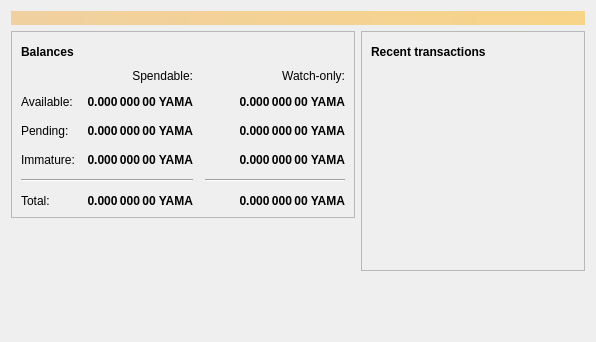
<?xml version="1.0" encoding="UTF-8"?>
<ui version="4.0">
 <class>OverviewPage</class>
 <widget class="QWidget" name="OverviewPage">
  <property name="geometry">
   <rect>
    <x>0</x>
    <y>0</y>
    <width>596</width>
    <height>342</height>
   </rect>
  </property>
  <property name="windowTitle">
   <string>Form</string>
  </property>
  <layout class="QVBoxLayout" name="topLayout">
   <item>
    <widget class="QLabel" name="labelAlerts">
     <property name="visible">
      <bool>false</bool>
     </property>
     <property name="styleSheet">
      <string notr="true">QLabel { background-color: qlineargradient(x1: 0, y1: 0, x2: 1, y2: 0, stop:0 #F0D0A0, stop:1 #F8D488); color:#000000; }</string>
     </property>
     <property name="wordWrap">
      <bool>true</bool>
     </property>
     <property name="margin">
      <number>3</number>
     </property>
     <property name="textInteractionFlags">
      <set>Qt::TextSelectableByMouse</set>
     </property>
    </widget>
   </item>
   <item>
    <layout class="QHBoxLayout" name="horizontalLayout" stretch="1,1">
     <item>
      <layout class="QVBoxLayout" name="verticalLayout_2">
       <item>
        <widget class="QFrame" name="frame">
         <property name="frameShape">
          <enum>QFrame::StyledPanel</enum>
         </property>
         <property name="frameShadow">
          <enum>QFrame::Raised</enum>
         </property>
         <layout class="QVBoxLayout" name="verticalLayout_4">
          <item>
           <layout class="QHBoxLayout" name="horizontalLayout_4">
            <item>
             <widget class="QLabel" name="label_5">
              <property name="font">
               <font>
                <weight>75</weight>
                <bold>true</bold>
               </font>
              </property>
              <property name="text">
               <string>Balances</string>
              </property>
             </widget>
            </item>
            <item>
             <widget class="QPushButton" name="labelWalletStatus">
              <property name="enabled">
               <bool>true</bool>
              </property>
              <property name="maximumSize">
               <size>
                <width>30</width>
                <height>16777215</height>
               </size>
              </property>
              <property name="toolTip">
               <string>The displayed information may be out of date. Your wallet automatically synchronizes with the YAMAcoin network after a connection is established, but this process has not completed yet.</string>
              </property>
              <property name="text">
               <string/>
              </property>
              <property name="icon">
               <iconset resource="../bitcoin.qrc">
                <normaloff>:/icons/warning</normaloff>
                <disabledoff>:/icons/warning</disabledoff>:/icons/warning</iconset>
              </property>
              <property name="iconSize">
               <size>
                <width>24</width>
                <height>24</height>
               </size>
              </property>
              <property name="flat">
               <bool>true</bool>
              </property>
             </widget>
            </item>
            <item>
             <spacer name="horizontalSpacer_3">
              <property name="orientation">
               <enum>Qt::Horizontal</enum>
              </property>
              <property name="sizeHint" stdset="0">
               <size>
                <width>40</width>
                <height>20</height>
               </size>
              </property>
             </spacer>
            </item>
           </layout>
          </item>
          <item>
           <layout class="QGridLayout" name="gridLayout">
            <property name="spacing">
             <number>12</number>
            </property>
            <item row="2" column="2">
             <widget class="QLabel" name="labelWatchPending">
              <property name="font">
               <font>
                <weight>75</weight>
                <bold>true</bold>
               </font>
              </property>
              <property name="cursor">
               <cursorShape>IBeamCursor</cursorShape>
              </property>
              <property name="toolTip">
               <string>Unconfirmed transactions to watch-only addresses</string>
              </property>
              <property name="text">
               <string notr="true">0.000 000 00 YAMA</string>
              </property>
              <property name="alignment">
               <set>Qt::AlignRight|Qt::AlignTrailing|Qt::AlignVCenter</set>
              </property>
              <property name="textInteractionFlags">
               <set>Qt::LinksAccessibleByMouse|Qt::TextSelectableByKeyboard|Qt::TextSelectableByMouse</set>
              </property>
             </widget>
            </item>
            <item row="2" column="1">
             <widget class="QLabel" name="labelUnconfirmed">
              <property name="font">
               <font>
                <weight>75</weight>
                <bold>true</bold>
               </font>
              </property>
              <property name="cursor">
               <cursorShape>IBeamCursor</cursorShape>
              </property>
              <property name="toolTip">
               <string>Total of transactions that have yet to be confirmed, and do not yet count toward the spendable balance</string>
              </property>
              <property name="text">
               <string notr="true">0.000 000 00 YAMA</string>
              </property>
              <property name="alignment">
               <set>Qt::AlignRight|Qt::AlignTrailing|Qt::AlignVCenter</set>
              </property>
              <property name="textInteractionFlags">
               <set>Qt::LinksAccessibleByMouse|Qt::TextSelectableByKeyboard|Qt::TextSelectableByMouse</set>
              </property>
             </widget>
            </item>
            <item row="3" column="2">
             <widget class="QLabel" name="labelWatchImmature">
              <property name="font">
               <font>
                <weight>75</weight>
                <bold>true</bold>
               </font>
              </property>
              <property name="cursor">
               <cursorShape>IBeamCursor</cursorShape>
              </property>
              <property name="toolTip">
               <string>Mined balance in watch-only addresses that has not yet matured</string>
              </property>
              <property name="text">
               <string notr="true">0.000 000 00 YAMA</string>
              </property>
              <property name="alignment">
               <set>Qt::AlignRight|Qt::AlignTrailing|Qt::AlignVCenter</set>
              </property>
              <property name="textInteractionFlags">
               <set>Qt::LinksAccessibleByMouse|Qt::TextSelectableByKeyboard|Qt::TextSelectableByMouse</set>
              </property>
             </widget>
            </item>
            <item row="4" column="0" colspan="2">
             <widget class="Line" name="line">
              <property name="orientation">
               <enum>Qt::Horizontal</enum>
              </property>
             </widget>
            </item>
            <item row="4" column="2">
             <widget class="Line" name="lineWatchBalance">
              <property name="sizePolicy">
               <sizepolicy hsizetype="Preferred" vsizetype="Fixed">
                <horstretch>0</horstretch>
                <verstretch>0</verstretch>
               </sizepolicy>
              </property>
              <property name="minimumSize">
               <size>
                <width>140</width>
                <height>0</height>
               </size>
              </property>
              <property name="orientation">
               <enum>Qt::Horizontal</enum>
              </property>
             </widget>
            </item>
            <item row="5" column="0">
             <widget class="QLabel" name="labelTotalText">
              <property name="text">
               <string>Total:</string>
              </property>
             </widget>
            </item>
            <item row="3" column="1">
             <widget class="QLabel" name="labelImmature">
              <property name="font">
               <font>
                <weight>75</weight>
                <bold>true</bold>
               </font>
              </property>
              <property name="cursor">
               <cursorShape>IBeamCursor</cursorShape>
              </property>
              <property name="toolTip">
               <string>Mined balance that has not yet matured</string>
              </property>
              <property name="text">
               <string notr="true">0.000 000 00 YAMA</string>
              </property>
              <property name="alignment">
               <set>Qt::AlignRight|Qt::AlignTrailing|Qt::AlignVCenter</set>
              </property>
              <property name="textInteractionFlags">
               <set>Qt::LinksAccessibleByMouse|Qt::TextSelectableByKeyboard|Qt::TextSelectableByMouse</set>
              </property>
             </widget>
            </item>
            <item row="2" column="3">
             <spacer name="horizontalSpacer_2">
              <property name="orientation">
               <enum>Qt::Horizontal</enum>
              </property>
              <property name="sizeHint" stdset="0">
               <size>
                <width>40</width>
                <height>20</height>
               </size>
              </property>
             </spacer>
            </item>
            <item row="3" column="0">
             <widget class="QLabel" name="labelImmatureText">
              <property name="text">
               <string>Immature:</string>
              </property>
             </widget>
            </item>
            <item row="5" column="1">
             <widget class="QLabel" name="labelTotal">
              <property name="font">
               <font>
                <weight>75</weight>
                <bold>true</bold>
               </font>
              </property>
              <property name="cursor">
               <cursorShape>IBeamCursor</cursorShape>
              </property>
              <property name="toolTip">
               <string>Your current total balance</string>
              </property>
              <property name="text">
               <string notr="true">0.000 000 00 YAMA</string>
              </property>
              <property name="alignment">
               <set>Qt::AlignRight|Qt::AlignTrailing|Qt::AlignVCenter</set>
              </property>
              <property name="textInteractionFlags">
               <set>Qt::LinksAccessibleByMouse|Qt::TextSelectableByKeyboard|Qt::TextSelectableByMouse</set>
              </property>
             </widget>
            </item>
            <item row="5" column="2">
             <widget class="QLabel" name="labelWatchTotal">
              <property name="font">
               <font>
                <weight>75</weight>
                <bold>true</bold>
               </font>
              </property>
              <property name="cursor">
               <cursorShape>IBeamCursor</cursorShape>
              </property>
              <property name="toolTip">
               <string>Current total balance in watch-only addresses</string>
              </property>
              <property name="text">
               <string notr="true">0.000 000 00 YAMA</string>
              </property>
              <property name="alignment">
               <set>Qt::AlignRight|Qt::AlignTrailing|Qt::AlignVCenter</set>
              </property>
              <property name="textInteractionFlags">
               <set>Qt::LinksAccessibleByMouse|Qt::TextSelectableByKeyboard|Qt::TextSelectableByMouse</set>
              </property>
             </widget>
            </item>
            <item row="0" column="2">
             <widget class="QLabel" name="labelWatchonly">
              <property name="text">
               <string>Watch-only:</string>
              </property>
              <property name="alignment">
               <set>Qt::AlignRight|Qt::AlignTrailing|Qt::AlignVCenter</set>
              </property>
             </widget>
            </item>
            <item row="1" column="0">
             <widget class="QLabel" name="labelBalanceText">
              <property name="text">
               <string>Available:</string>
              </property>
             </widget>
            </item>
            <item row="1" column="1">
             <widget class="QLabel" name="labelBalance">
              <property name="font">
               <font>
                <weight>75</weight>
                <bold>true</bold>
               </font>
              </property>
              <property name="cursor">
               <cursorShape>IBeamCursor</cursorShape>
              </property>
              <property name="toolTip">
               <string>Your current spendable balance</string>
              </property>
              <property name="text">
               <string notr="true">0.000 000 00 YAMA</string>
              </property>
              <property name="alignment">
               <set>Qt::AlignRight|Qt::AlignTrailing|Qt::AlignVCenter</set>
              </property>
              <property name="textInteractionFlags">
               <set>Qt::LinksAccessibleByMouse|Qt::TextSelectableByKeyboard|Qt::TextSelectableByMouse</set>
              </property>
             </widget>
            </item>
            <item row="1" column="2">
             <widget class="QLabel" name="labelWatchAvailable">
              <property name="font">
               <font>
                <weight>75</weight>
                <bold>true</bold>
               </font>
              </property>
              <property name="cursor">
               <cursorShape>IBeamCursor</cursorShape>
              </property>
              <property name="toolTip">
               <string>Your current balance in watch-only addresses</string>
              </property>
              <property name="text">
               <string notr="true">0.000 000 00 YAMA</string>
              </property>
              <property name="alignment">
               <set>Qt::AlignRight|Qt::AlignTrailing|Qt::AlignVCenter</set>
              </property>
              <property name="textInteractionFlags">
               <set>Qt::LinksAccessibleByMouse|Qt::TextSelectableByKeyboard|Qt::TextSelectableByMouse</set>
              </property>
             </widget>
            </item>
            <item row="2" column="0">
             <widget class="QLabel" name="labelPendingText">
              <property name="text">
               <string>Pending:</string>
              </property>
             </widget>
            </item>
            <item row="0" column="1">
             <widget class="QLabel" name="labelSpendable">
              <property name="text">
               <string>Spendable:</string>
              </property>
              <property name="alignment">
               <set>Qt::AlignRight|Qt::AlignTrailing|Qt::AlignVCenter</set>
              </property>
             </widget>
            </item>
           </layout>
          </item>
         </layout>
        </widget>
       </item>
       <item>
        <spacer name="verticalSpacer">
         <property name="orientation">
          <enum>Qt::Vertical</enum>
         </property>
         <property name="sizeHint" stdset="0">
          <size>
           <width>20</width>
           <height>40</height>
          </size>
         </property>
        </spacer>
       </item>
      </layout>
     </item>
     <item>
      <layout class="QVBoxLayout" name="verticalLayout_3">
       <item>
        <widget class="QFrame" name="frame_2">
         <property name="frameShape">
          <enum>QFrame::StyledPanel</enum>
         </property>
         <property name="frameShadow">
          <enum>QFrame::Raised</enum>
         </property>
         <layout class="QVBoxLayout" name="verticalLayout">
          <item>
           <layout class="QHBoxLayout" name="horizontalLayout_2">
            <item>
             <widget class="QLabel" name="label_4">
              <property name="font">
               <font>
                <weight>75</weight>
                <bold>true</bold>
               </font>
              </property>
              <property name="text">
               <string>Recent transactions</string>
              </property>
             </widget>
            </item>
            <item>
             <widget class="QPushButton" name="labelTransactionsStatus">
              <property name="enabled">
               <bool>true</bool>
              </property>
              <property name="maximumSize">
               <size>
                <width>30</width>
                <height>16777215</height>
               </size>
              </property>
              <property name="toolTip">
               <string>The displayed information may be out of date. Your wallet automatically synchronizes with the YAMAcoin network after a connection is established, but this process has not completed yet.</string>
              </property>
              <property name="text">
               <string/>
              </property>
              <property name="icon">
               <iconset resource="../bitcoin.qrc">
                <normaloff>:/icons/warning</normaloff>
                <disabledoff>:/icons/warning</disabledoff>:/icons/warning</iconset>
              </property>
              <property name="iconSize">
               <size>
                <width>24</width>
                <height>24</height>
               </size>
              </property>
              <property name="flat">
               <bool>true</bool>
              </property>
             </widget>
            </item>
            <item>
             <spacer name="horizontalSpacer">
              <property name="orientation">
               <enum>Qt::Horizontal</enum>
              </property>
              <property name="sizeHint" stdset="0">
               <size>
                <width>40</width>
                <height>20</height>
               </size>
              </property>
             </spacer>
            </item>
           </layout>
          </item>
          <item>
           <widget class="QListView" name="listTransactions">
            <property name="styleSheet">
             <string notr="true">QListView { background: transparent; }</string>
            </property>
            <property name="frameShape">
             <enum>QFrame::NoFrame</enum>
            </property>
            <property name="verticalScrollBarPolicy">
             <enum>Qt::ScrollBarAlwaysOff</enum>
            </property>
            <property name="horizontalScrollBarPolicy">
             <enum>Qt::ScrollBarAlwaysOff</enum>
            </property>
            <property name="selectionMode">
             <enum>QAbstractItemView::NoSelection</enum>
            </property>
           </widget>
          </item>
         </layout>
        </widget>
       </item>
       <item>
        <spacer name="verticalSpacer_2">
         <property name="orientation">
          <enum>Qt::Vertical</enum>
         </property>
         <property name="sizeHint" stdset="0">
          <size>
           <width>20</width>
           <height>40</height>
          </size>
         </property>
        </spacer>
       </item>
      </layout>
     </item>
    </layout>
   </item>
  </layout>
 </widget>
 <resources/>
 <connections/>
</ui>
